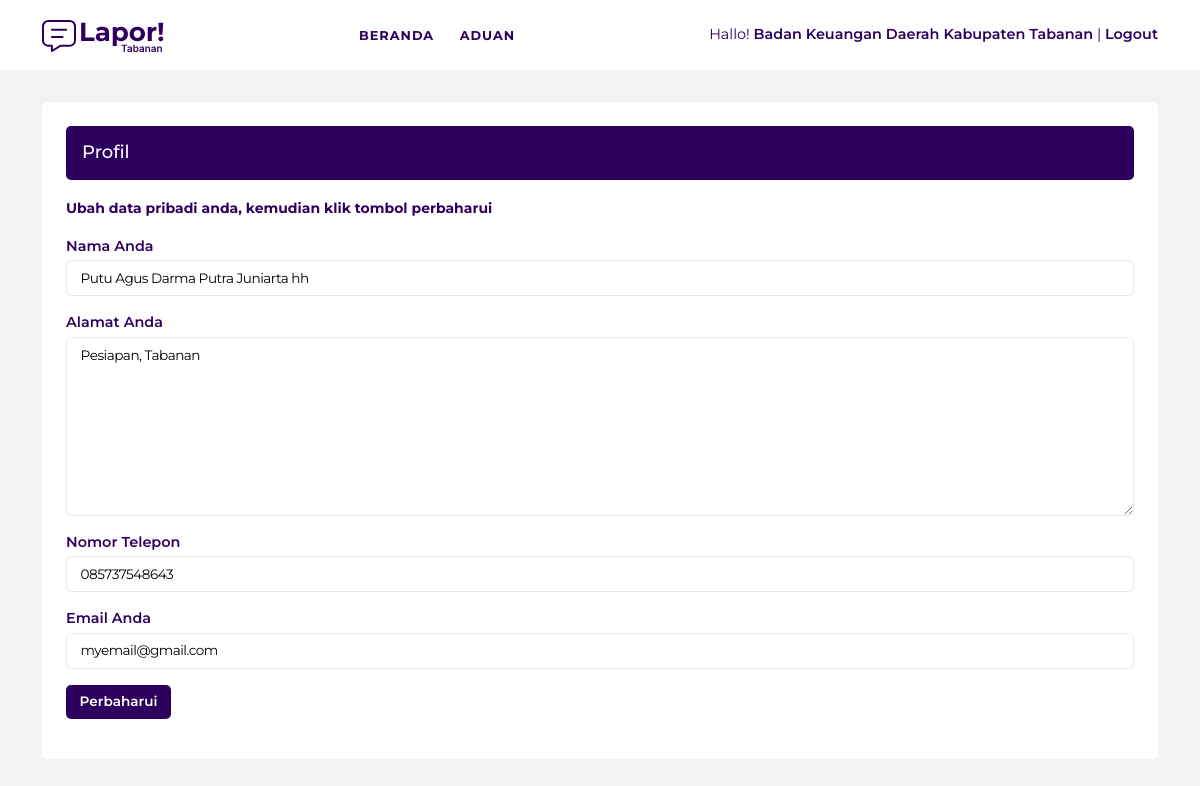
Page /users.php (signed in) on the committed database.
### tables this page shows
CREATE TABLE `users` (
  `id` tinyint(4) NOT NULL,
  `nama` varchar(100) NOT NULL,
  `alamat` varchar(200) NOT NULL,
  `no_telepon` varchar(12) NOT NULL,
  `email` varchar(100) NOT NULL,
  `username` varchar(50) NOT NULL,
  `password` varchar(500) NOT NULL
);

### users.php (the view, shortened to what this page needs)
<?php include 'header.php'; ?>
<section class="aduan-form-wrapper">
	<div class="container">
		<div class="aduan-form-container">
			<div class="aduan-form-heading">
				<h3>Profil</h3>
			</div>
			<div class="aduan-form">
				<p><b><small>Ubah data pribadi anda, kemudian klik tombol perbaharui</small></b></p>
				<form action="script/users-update-akun.php" method="post">
				<?php
				$id_users = $_SESSION['id'];
				$sql_get_users = mysqli_query( $koneksi, "SELECT * FROM users WHERE id = '$id_users' " );
				$row = mysqli_fetch_assoc( $sql_get_users );
				?>
				<div class="aduan-form-group">
					<label for="">Nama Anda</label>
					<input type="text" name="nama" value="<?php echo $row['nama']; ?>" required>
				</div>
				<div class="aduan-form-group">
					<label for="">Alamat Anda</label>
					<textarea name="alamat" cols="30" rows="8" required><?php echo $row['alamat']; ?></textarea>
				</div>
				<div class="aduan-form-group">
					<label for="">Nomor Telepon</label>
					<input type="text" name="no_telepon" value="<?php echo $row['no_telepon']; ?>" required>
				</div>
				<div class="aduan-form-group">
					<label for="">Email Anda</label>
					<input type="text" name="email" value="<?php echo $row['email']; ?>" required>
				</div>
				<div class="aduan-form-group">
					<button type="submit">Perbaharui</button>
				</div>
				</form>
			</div>
		</div>
	</div>
</section>
<?php include 'footer.php'; ?>

### assets/css/style.css (style rules this page uses)
:root { --font-family: 'Montserrat', sans-serif; --body-bg: #f1f3f3; --bg: #fff; --bg-dark: #2e005d; --text: #2e005d; --text-gray: ; --text-white: #fff; --text-light: ; --border: #eae6ef; --border-dark: #2e005d; --primary: #2e005d; --secondary: ; --link: ; --link-hover: ; }
body { font-family: var(--font-family); background: var(--body-bg); color: var(--text); }
.aduan-form-wrapper { margin-top: 2em; }
.aduan-form-container { background: var(--bg); padding: 1.5em; border-radius: 5px; }
.aduan-form-heading { background: var(--bg-dark); color: var(--text-white); padding: 1em; border-radius: 5px; margin-bottom: 1em; }
.aduan-form-heading h3 { margin: 0; font-size: large; }
.aduan-form-group { margin-bottom: 1em; }
.aduan-form-group label { display: block; font-size: .9rem; font-weight: 600; margin-bottom: .2em; }
.aduan-form-group input, .aduan-form-group textarea, .aduan-form-group select { display: block; padding: .5em 1em; border: 1px solid var(--border); border-radius: 5px; width: 100%; font-size: .85rem; letter-spacing: -0.5px; }
.aduan-form-group button, .aduan-form-group a.button-link { display: inline-block; padding: .5em 1em; border-radius: 5px; background: var(--bg-dark); color: var(--text-white); border: none; outline: none; font-family: inherit; font-weight: 600; font-size: .85rem; }

### rows in the picture
users: nama "Putu Agus Darma Putra Juniarta hh", alamat "Pesiapan, Tabanan", no_telepon "085737548643", email "myemail@gmail.com"

### other values in the picture
$_SESSION['nama_instansi'] "Badan Keuangan Daerah Kabupaten Tabanan"
